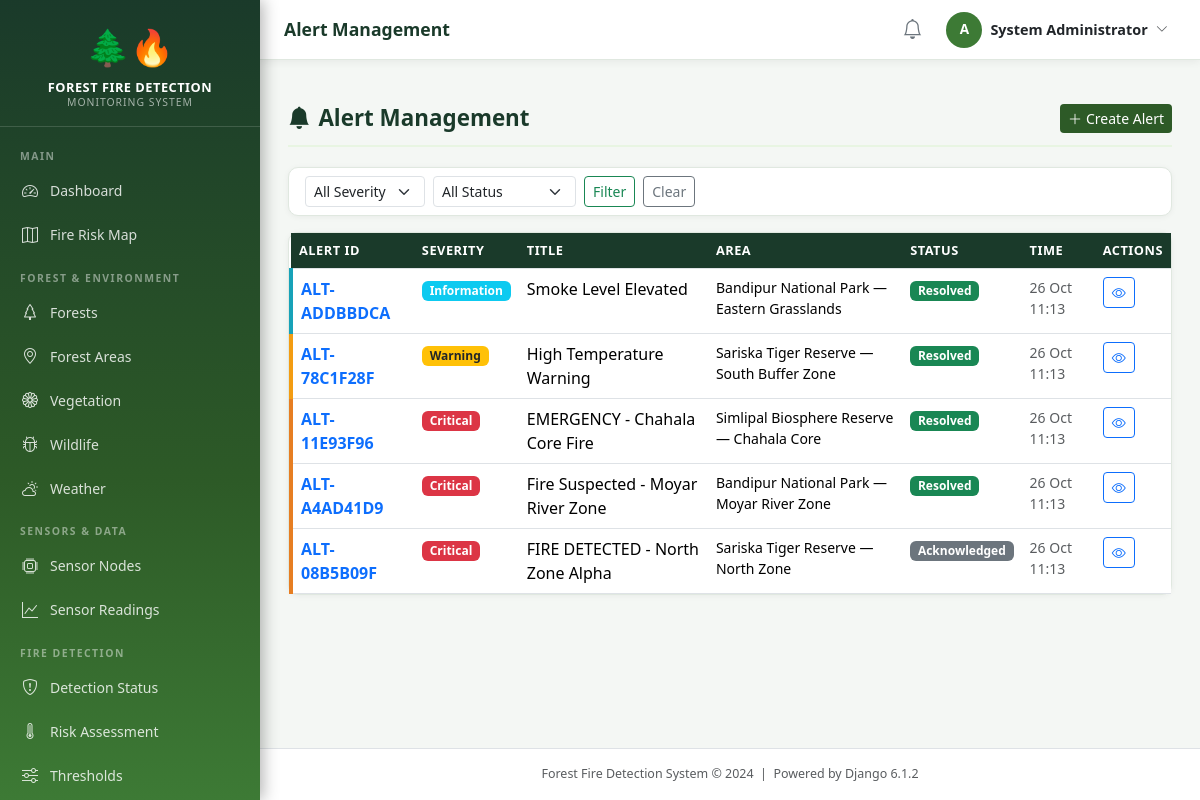
The page /alerts/ (signed in) on the database its author committed.
### accounts/models.py (models this page shows, shortened)
class CustomUser(AbstractUser):
    ROLE_CHOICES = [
        ('administrator', 'Administrator'),
        ('forest_officer', 'Forest Officer'),
        ('fire_department', 'Fire Department'),
        ('local_authority', 'Local Authority'),
    ]
    role = models.CharField(max_length=20, choices=ROLE_CHOICES, default='forest_officer')
    phone_number = models.CharField(max_length=15, blank=True)
    department = models.CharField(max_length=100, blank=True)
    employee_id = models.CharField(max_length=20, blank=True)
    profile_picture = models.ImageField(upload_to='profiles/', blank=True, null=True)
    is_active = models.BooleanField(default=True)
    created_at = models.DateTimeField(auto_now_add=True)
    updated_at = models.DateTimeField(auto_now=True)
    @property
    def is_admin(self):
        return self.role == 'administrator' or self.is_superuser
    class Meta:
        verbose_name = 'User'
        verbose_name_plural = 'Users'

### alerts/models.py (models this page shows, shortened)
class Alert(models.Model):
    SEVERITY_CHOICES = [
        ('info', 'Information'),
        ('warning', 'Warning'),
        ('critical', 'Critical'),
        ('emergency', 'Emergency'),
    ]
    STATUS_CHOICES = [
        ('active', 'Active'),
        ('acknowledged', 'Acknowledged'),
        ('resolved', 'Resolved'),
        ('false_alarm', 'False Alarm'),
    ]
    alert_id = models.CharField(max_length=50, unique=True, blank=True)
    forest_area = models.ForeignKey(ForestArea, on_delete=models.SET_NULL, null=True,
                                     related_name='alerts')
    sensor_node = models.ForeignKey(SensorNode, on_delete=models.SET_NULL, null=True, blank=True,
                                     related_name='alerts')
    trigger_data = models.ForeignKey(SensorData, on_delete=models.SET_NULL, null=True, blank=True,
                                      related_name='triggered_alerts')
    severity = models.CharField(max_length=10, choices=SEVERITY_CHOICES, default='warning')
    status = models.CharField(max_length=15, choices=STATUS_CHOICES, default='active')
    title = models.CharField(max_length=300)
    message = models.TextField()
    fire_risk_score = models.DecimalField(max_digits=5, decimal_places=2, null=True, blank=True)
    condition = models.CharField(max_length=20, blank=True)
    created_at = models.DateTimeField(default=timezone.now)
    acknowledged_at = models.DateTimeField(null=True, blank=True)
    resolved_at = models.DateTimeField(null=True, blank=True)
    acknowledged_by = models.ForeignKey(
        settings.AUTH_USER_MODEL, on_delete=models.SET_NULL, null=True, blank=True,
        related_name='acknowledged_alerts'
    )
    email_sent = models.BooleanField(default=False)
    sms_sent = models.BooleanField(default=False)
    mobile_notification_sent = models.BooleanField(default=False)
    is_simulated = models.BooleanField(default=False)
    class Meta:
        ordering = ['-created_at']

### forest_env/models.py (models this page shows, shortened)
class ForestArea(models.Model):
    ZONE_TYPES = [
        ('core', 'Core Zone'),
        ('buffer', 'Buffer Zone'),
        ('transition', 'Transition Zone'),
        ('peripheral', 'Peripheral Zone'),
    ]
    forest = models.ForeignKey(Forest, on_delete=models.CASCADE, related_name='areas')
    name = models.CharField(max_length=200)
    zone_type = models.CharField(max_length=20, choices=ZONE_TYPES, default='core')
    area_hectares = models.DecimalField(max_digits=10, decimal_places=2, null=True, blank=True)
    latitude = models.DecimalField(max_digits=10, decimal_places=7, null=True, blank=True)
    longitude = models.DecimalField(max_digits=10, decimal_places=7, null=True, blank=True)
    description = models.TextField(blank=True)
    is_high_risk = models.BooleanField(default=False)
    created_at = models.DateTimeField(auto_now_add=True)
    def __str__(self):
        return f"{self.forest.name} — {self.name}"
    class Meta:
        ordering = ['forest', 'name']

class Forest(models.Model):
    name = models.CharField(max_length=200)
    description = models.TextField(blank=True)
    state = models.CharField(max_length=100)
    district = models.CharField(max_length=100)
    established_year = models.PositiveIntegerField(null=True, blank=True)
    total_area_hectares = models.DecimalField(max_digits=12, decimal_places=2, null=True, blank=True)
    forest_type = models.CharField(max_length=100, blank=True,
                                   help_text='e.g., Tropical, Deciduous, Evergreen')
    is_protected = models.BooleanField(default=False)
    created_at = models.DateTimeField(auto_now_add=True)
    class Meta:
        ordering = ['name']

### alerts/views.py (the view)
# urls.py: path('', views.alert_list, name='alert_list'),
@login_required
def alert_list(request):
    alerts = Alert.objects.select_related('forest_area', 'sensor_node').order_by('-created_at')
    severity_filter = request.GET.get('severity')
    status_filter = request.GET.get('status')
    if severity_filter:
        alerts = alerts.filter(severity=severity_filter)
    if status_filter:
        alerts = alerts.filter(status=status_filter)
    paginator = Paginator(alerts, 20)
    page_obj = paginator.get_page(request.GET.get('page'))
    return render(request, 'alerts/alert_list.html',
                  {'page_obj': page_obj, 'title': 'Alert Management',
                   'severity_filter': severity_filter, 'status_filter': status_filter})

### core/context_processors.py (called while the page is built)
def alert_context(request):
    if request.user.is_authenticated:
        try:
            count = Alert.objects.filter(status='active').count()
        except Exception:
            count = 0
        return {'active_alert_count': count}
    return {'active_alert_count': 0}

### templates/alerts/alert_list.html (shortened to what this page needs)
{% extends 'base.html' %}
{% block content %}
<div class="section-header">
  <h1 class="section-title"><i class="bi bi-bell-fill me-2"></i>{{ title }}</h1>
  {% if user.is_admin %}<a href="{% url 'alerts:alert_create' %}" class="btn btn-forest btn-sm"><i class="bi bi-plus-lg me-1"></i>Create Alert</a>{% endif %}
</div>
<div class="card mb-3"><div class="card-body py-2">
  <form method="get" class="row g-2 align-items-end">
    <div class="col-auto">
      <select name="severity" class="form-select form-select-sm">
        <option value="">All Severity</option>
      </select>
    </div>
    <div class="col-auto">
      <select name="status" class="form-select form-select-sm">
        <option value="">All Status</option>
      </select>
    </div>
    <div class="col-auto"><button type="submit" class="btn btn-outline-success btn-sm">Filter</button></div>
    <div class="col-auto"><a href="{% url 'alerts:alert_list' %}" class="btn btn-outline-secondary btn-sm">Clear</a></div>
  </form>
</div></div>
<div class="card"><div class="table-responsive">
  <table class="table table-hover table-forest mb-0">
    <thead><tr><th>Alert ID</th><th>Severity</th><th>Title</th><th>Area</th><th>Status</th><th>Time</th><th>Actions</th></tr></thead>
    <tbody>
      {% for alert in page_obj %}
      <tr class="severity-{{ alert.severity }}">
        <td><a href="{% url 'alerts:alert_detail' alert.pk %}" class="fw-bold">{{ alert.alert_id }}</a></td>
        <td><span class="badge {% if alert.severity == 'emergency' %}bg-danger{% elif alert.severity == 'critical' %}bg-danger{% elif alert.severity == 'warning' %}bg-warning text-dark{% else %}bg-info{% endif %}">{{ alert.get_severity_display }}</span></td>
        <td>{{ alert.title|truncatechars:50 }}</td>
        <td class="small">{{ alert.forest_area|default:"—" }}</td>
        <td><span class="badge {% if alert.status == 'active' %}bg-danger{% elif alert.status == 'resolved' %}bg-success{% else %}bg-secondary{% endif %}">{{ alert.get_status_display }}</span></td>
        <td class="small text-muted">{{ alert.created_at|date:"d M H:i" }}</td>
        <td><a href="{% url 'alerts:alert_detail' alert.pk %}" class="btn btn-sm btn-outline-primary"><i class="bi bi-eye"></i></a></td>
      </tr>
      {% empty %}<tr><td colspan="7" class="text-center text-muted py-4">No alerts found.</td></tr>{% endfor %}
    </tbody>
  </table>
</div></div>
{% endblock %}

### templates/base.html (shortened to what this page needs)
{% load static %}
<!DOCTYPE html>
<html lang="en">
<head>
    <link href="https://cdn.jsdelivr.net/npm/bootstrap@5.3.2/dist/css/bootstrap.min.css" rel="stylesheet">
    <link href="https://cdn.jsdelivr.net/npm/bootstrap-icons@1.11.3/font/bootstrap-icons.min.css" rel="stylesheet">
    <link rel="stylesheet" href="https://unpkg.com/leaflet@1.9.4/dist/leaflet.css">
    <link rel="stylesheet" href="{% static 'css/main.css' %}">
</head>
<body>
<nav class="sidebar" id="mainSidebar">
    <div class="sidebar-brand">
        <span class="brand-icon">🌲🔥</span>
        <div class="brand-title">Forest Fire Detection</div>
        <div class="brand-subtitle">Monitoring System</div>
    </div>
    <ul class="nav flex-column py-2">
        <li class="nav-section-label">Main</li>
        <li class="nav-item">
            <a class="nav-link" href="{% url 'dashboard:home' %}">
                <span class="icon"><i class="bi bi-speedometer2"></i></span> Dashboard
            </a>
        </li>
        <li class="nav-item">
            <a class="nav-link" href="{% url 'dashboard:fire_risk_map' %}">
                <span class="icon"><i class="bi bi-map"></i></span> Fire Risk Map
            </a>
        </li>
        <li class="nav-section-label">Forest & Environment</li>
        <li class="nav-item">
            <a class="nav-link" href="{% url 'forest_env:forest_list' %}">
                <span class="icon"><i class="bi bi-tree"></i></span> Forests
            </a>
        </li>
        <li class="nav-item">
            <a class="nav-link" href="{% url 'forest_env:area_list' %}">
                <span class="icon"><i class="bi bi-geo-alt"></i></span> Forest Areas
            </a>
        </li>
        <li class="nav-item">
            <a class="nav-link" href="{% url 'forest_env:vegetation_list' %}">
                <span class="icon"><i class="bi bi-flower1"></i></span> Vegetation
            </a>
        </li>
        <li class="nav-item">
            <a class="nav-link" href="{% url 'forest_env:wildlife_list' %}">
                <span class="icon"><i class="bi bi-bug"></i></span> Wildlife
            </a>
        </li>
        <li class="nav-item">
            <a class="nav-link" href="{% url 'forest_env:weather_list' %}">
                <span class="icon"><i class="bi bi-cloud-sun"></i></span> Weather
            </a>
        </li>
        <li class="nav-section-label">Sensors & Data</li>
        <li class="nav-item">
            <a class="nav-link" href="{% url 'sensors:node_list' %}">
                <span class="icon"><i class="bi bi-cpu"></i></span> Sensor Nodes
            </a>
        </li>
        <li class="nav-item">
            <a class="nav-link" href="{% url 'sensors:reading_list' %}">
                <span class="icon"><i class="bi bi-graph-up"></i></span> Sensor Readings
            </a>
        </li>
        <li class="nav-section-label">Fire Detection</li>
        <li class="nav-item">
            <a class="nav-link" href="{% url 'detection:status' %}">
                <span class="icon"><i class="bi bi-shield-exclamation"></i></span> Detection Status
            </a>
        </li>
        <li class="nav-item">
            <a class="nav-link" href="{% url 'detection:risk_dashboard' %}">
                <span class="icon"><i class="bi bi-thermometer-high"></i></span> Risk Assessment
            </a>
        </li>
        <li class="nav-item">
            <a class="nav-link" href="{% url 'detection:threshold_list' %}">
                <span class="icon"><i class="bi bi-sliders"></i></span> Thresholds
            </a>
        </li>
    </ul>
</nav>
<div class="main-content">
    <div class="top-navbar">
        <div class="d-flex align-items-center gap-3">
            <span class="page-title-nav">{% block page_title %}{{ title|default:"Dashboard" }}{% endblock %}</span>
        </div>
        <div class="d-flex align-items-center gap-3">
            <a href="{% url 'alerts:alert_list' %}" class="position-relative text-secondary">
                <i class="bi bi-bell fs-5"></i>
            </a>
            <div class="dropdown">
                <button class="btn btn-sm d-flex align-items-center gap-2 border-0 bg-transparent"
                        data-bs-toggle="dropdown">
                    <div class="user-avatar">{{ user.username|first|upper }}</div>
                    <span class="d-none d-sm-inline text-dark fw-semibold" style="font-size:0.9rem;">
                        {{ user.get_full_name|default:user.username }}
                    </span>
                    <i class="bi bi-chevron-down small text-muted"></i>
                </button>
            </div>
        </div>
    </div>
    <div class="px-4 pt-3">
    </div>
    <div class="content-area">
        {% block content %}{% endblock %}
    </div>
    <footer class="text-center py-3 text-muted border-top bg-white" style="font-size:0.78rem;">
        Forest Fire Detection System &copy; 2024 &nbsp;|&nbsp; Powered by Django 6.1.2
    </footer>
</div>
</body>
</html>

### static/css/main.css (style rules this page uses)
:root { --forest-dark: #1a3a2a; --forest-green: #2d5a27; --forest-mid: #3d7a35; --forest-light: #5a9e4e; --forest-pale: #e8f5e2; --fire-red: #c0392b; --fire-orange: #e67e22; --fire-yellow: #f39c12; --warning-amber: #f0ad4e; --text-dark: #1a2a1a; --sidebar-width: 260px; --header-height: 60px; }
body { font-family: 'Segoe UI', system-ui, -apple-system, sans-serif; background-color: #f4f7f4; color: var(--text-dark); margin: 0; padding: 0; }
a { text-decoration: none; }
.sidebar { position: fixed; top: 0; left: 0; width: var(--sidebar-width); height: 100vh; background: linear-gradient(180deg, var(--forest-dark) 0%, var(--forest-green) 60%, var(--forest-mid) 100%); z-index: 1000; overflow-y: auto; transition: transform 0.3s ease; box-shadow: 3px 0 15px rgba(0,0,0,0.3); }
.sidebar-brand { padding: 20px 20px 15px; border-bottom: 1px solid rgba(255,255,255,0.15); text-align: center; }
.sidebar-brand .brand-icon { font-size: 2.2rem; display: block; margin-bottom: 6px; }
.sidebar-brand .brand-title { color: #fff; font-size: 0.8rem; font-weight: 700; letter-spacing: 0.5px; line-height: 1.3; text-transform: uppercase; }
.sidebar-brand .brand-subtitle { color: rgba(255,255,255,0.6); font-size: 0.65rem; letter-spacing: 1px; text-transform: uppercase; }
.nav-section-label { padding: 14px 20px 4px; color: rgba(255,255,255,0.45); font-size: 0.65rem; font-weight: 700; letter-spacing: 1.5px; text-transform: uppercase; }
.sidebar .nav-link { color: rgba(255,255,255,0.82); padding: 10px 20px; border-radius: 0; font-size: 0.875rem; display: flex; align-items: center; gap: 10px; transition: all 0.2s; }
.sidebar .nav-link .icon { width: 20px; text-align: center; font-size: 1rem; }
.main-content { margin-left: var(--sidebar-width); min-height: 100vh; display: flex; flex-direction: column; }
.top-navbar { background: #fff; border-bottom: 1px solid #e0e8e0; height: var(--header-height); display: flex; align-items: center; padding: 0 24px; position: sticky; top: 0; z-index: 999; box-shadow: 0 2px 8px rgba(0,0,0,0.06); justify-content: space-between; }
.page-title-nav { font-size: 1.1rem; font-weight: 600; color: var(--forest-dark); }
.user-avatar { width: 36px; height: 36px; border-radius: 50%; background: var(--forest-mid); color: #fff; display: flex; align-items: center; justify-content: center; font-weight: 700; font-size: 0.85rem; }
.content-area { padding: 28px; flex: 1; }
.table-forest th { background-color: var(--forest-dark); color: #fff; font-size: 0.8rem; text-transform: uppercase; letter-spacing: 0.5px; font-weight: 600; }
.card { border: 1px solid #e0e8e0; border-radius: 10px; box-shadow: 0 1px 6px rgba(0,0,0,0.05); }
.btn-forest { background-color: var(--forest-green); color: #fff; border: none; }
.severity-info { border-left: 4px solid #17a2b8; }
.severity-warning { border-left: 4px solid var(--fire-yellow); }
.severity-critical { border-left: 4px solid var(--fire-orange); }
.section-header { display: flex; align-items: center; justify-content: space-between; margin-bottom: 20px; padding-bottom: 12px; border-bottom: 2px solid var(--forest-pale); }
.section-title { font-size: 1.4rem; font-weight: 700; color: var(--forest-dark); margin: 0; }

### rows shown on the page
CustomUser: username|first "A", get_full_name "System Administrator"
Alert: alert_id "ALT-ADDBBDCA", severity "Information", title "Smoke Level Elevated", forest_area "Bandipur National Park — Eastern Grasslands", status "Resolved", created_at "26 Oct 11:13"
Alert: alert_id "ALT-78C1F28F", severity "Warning", title "High Temperature Warning", forest_area "Sariska Tiger Reserve — South Buffer Zone", status "Resolved", created_at "26 Oct 11:13"
Alert: alert_id "ALT-11E93F96", severity "Critical", title "EMERGENCY - Chahala Core Fire", forest_area "Simlipal Biosphere Reserve — Chahala Core", status "Resolved", created_at "26 Oct 11:13"
Alert: alert_id "ALT-A4AD41D9", severity "Critical", title "Fire Suspected - Moyar River Zone", forest_area "Bandipur National Park — Moyar River Zone", status "Resolved", created_at "26 Oct 11:13"
Alert: alert_id "ALT-08B5B09F", severity "Critical", title "FIRE DETECTED - North Zone Alpha", forest_area "Sariska Tiger Reserve — North Zone", status "Acknowledged", created_at "26 Oct 11:13"

### other values the page prints
{{ title|default:"Dashboard" }} "Alert Management"
{{ title }} "Alert Management"
